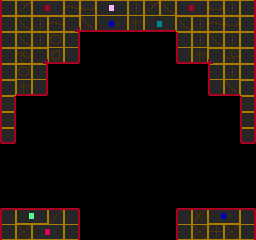

Rendered tile map (Tiled .tmx) drawn with the repository's tilesets; below, a short description and the full map source, tile grids included:
An orthogonal 16x15 tile map with 16x16 px tiles, 1 tile layer (front) and 3 objects (2x CollapseTile, Waterfall).

<map version="1.0" orientation="orthogonal" width="16" height="15" tilewidth="16" tileheight="16">
 <tileset firstgid="1" name="tiles1" tilewidth="16" tileheight="16">
  <image source="../../img/tiles/tiles0.gif" trans="ff00ff" width="256" height="256" />
 </tileset>
 <layer name="front" width="16" height="15">
  <data encoding="csv">
97,98,83,84,101,102,85,86,100,98,99,83,84,102,100,104,
113,99,100,101,150,21,3,4,20,7,8,99,100,101,102,104,
97,99,100,114,104,0,0,0,0,0,0,97,100,99,100,104,
113,117,150,18,24,0,0,0,0,0,0,17,20,149,118,120,
97,114,104,0,0,0,0,0,0,0,0,0,0,97,100,104,
113,20,24,0,0,0,0,0,0,0,0,0,0,17,21,120,
184,0,0,0,0,0,0,0,0,0,0,0,0,0,0,184,
168,0,0,0,0,0,0,0,0,0,0,0,0,0,0,168,
136,0,0,0,0,0,0,0,0,0,0,0,0,0,0,136,
0,0,0,0,0,0,0,0,0,0,0,0,0,0,0,0,
0,0,0,0,0,0,0,0,0,0,0,0,0,0,0,0,
0,0,0,0,0,0,0,0,0,0,0,0,0,0,0,0,
0,0,0,0,0,0,0,0,0,0,0,0,0,0,0,0,
33,53,54,38,40,0,0,0,0,0,0,33,35,51,52,40,
113,115,81,82,120,0,0,0,0,0,0,97,115,116,115,120
</data>
 </layer>
 <objectgroup name="objects" width="16" height="15">
  <properties>
   <property name="map_tile" value="3" />
   <property name="rarity" value="0" />
   <property name="tags" value="[&quot;waterfall_top&quot;]" />
  </properties>
  <object name="Waterfall" gid="232" x="120" y="128">
   <properties>
    <property name="position" value="0" />
   </properties>
  </object>
  <object name="CollapseTile" gid="232" x="112" y="208" />
  <object name="CollapseTile" gid="232" x="128" y="208" />
 </objectgroup>
</map>
